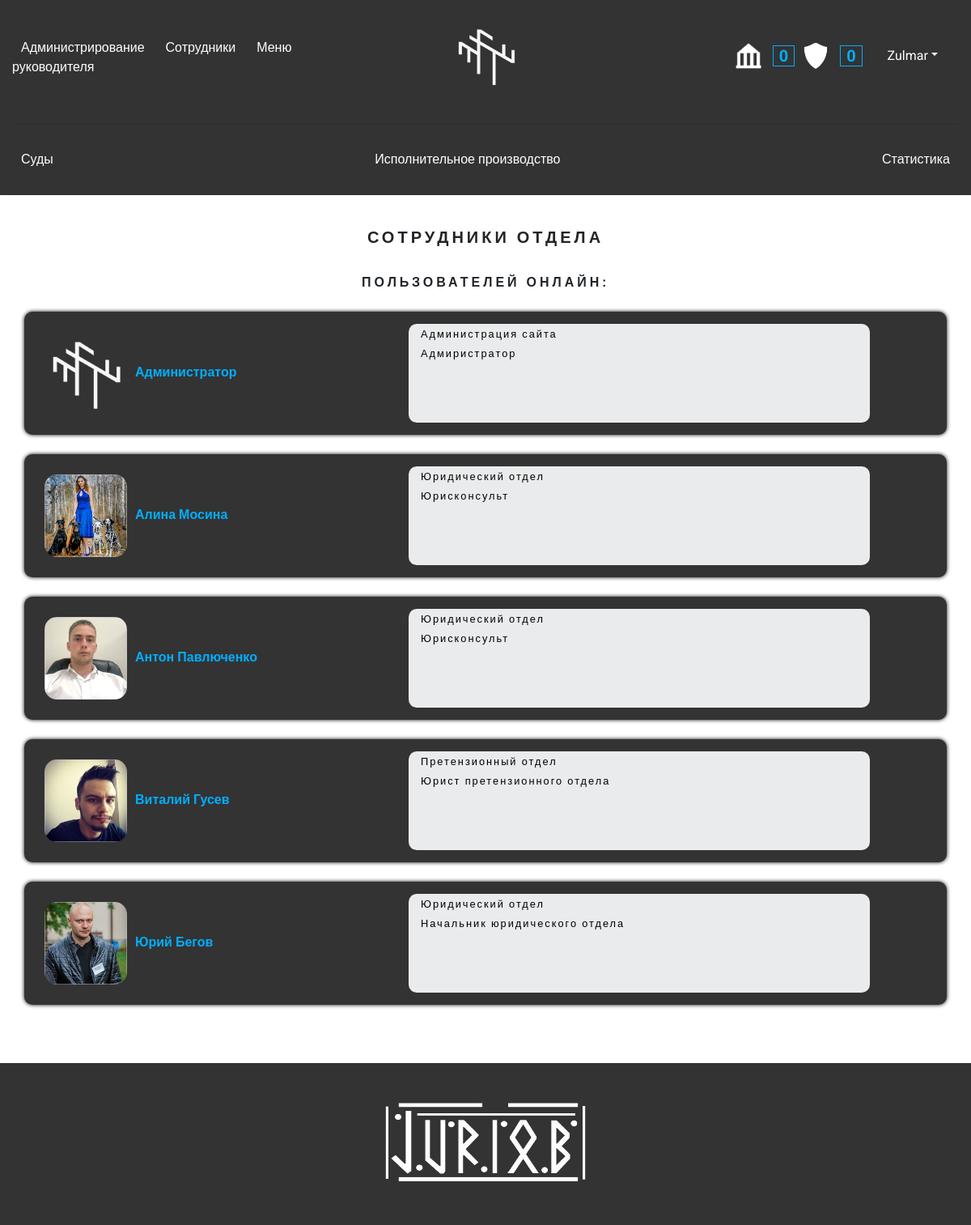
Page /profiles/ (signed in) on the committed database.
### profiles/models.py (models this page shows, shortened)
class Profiles(models.Model):
    user = models.OneToOneField(User, on_delete=models.CASCADE)
    surname = models.CharField(max_length=100, blank=True)
    name = models.CharField(max_length=100, blank=True, default = "Новый пользователь, добавьте информацию в профиль")
    fathers_name = models.CharField(max_length=100, blank=True)
    birthday = models.DateField(blank=True, null = True)
    icq = models.CharField(max_length=30, blank=True)
    skype = models.CharField(max_length=30, blank=True)
    phone_number_job = models.CharField(max_length=30, blank=True, null = True)
    phone_number_home = models.CharField(max_length=30, blank=True, null = True)
    position = models.ForeignKey(Position, on_delete = models.CASCADE, null = True)
    position_date = models.DateField(blank=True, null = True)
    work_is_date = models.DateField(blank=True, null = True)
    department = models.ForeignKey(Department, on_delete = models.CASCADE, null = True)
    avatar = models.ImageField(upload_to='avatars', default = None)
    is_online = models.BooleanField(default=False)
    only_their_courts = models.BooleanField(default=False)
    courts_common_jurisdiction = models.BooleanField(default=False)

class Department(models.Model):
    department = models.CharField(max_length=70, blank=True)
    def __str__(self):
        return self.department

class Position(models.Model):
    position = models.CharField(max_length=70, blank=True, null = True)
    def __str__(self):
        return self.position

### profiles/views.py (the view)
@permission_required('profiles.view_profiles')
def profiles(request):
    if request.user.is_authenticated:
        profiles = Profiles.objects.all()
        user_activity = OnlineUserActivity.objects.all()
        user_status = online_users.models.OnlineUserActivity.get_user_activities(timedelta(seconds=120))
        users = (user for user in user_status)
        courts_read_count = Courts.objects.filter(Q(arhive=False) & Q(is_complete=True))
        execution_read_count = Executions.objects.filter(arhive=False)
        try:
            supervisor = Supervisor.objects.get(court_author_vision=True)
            if supervisor.court_author_vision == True:
                courts_read_count = Courts.objects.filter(
                    Q(author=request.user) | Q(responsible=request.user) | Q(observer=request.user) & (Q(arhive=False) & Q(is_complete=True)))
        except ObjectDoesNotExist:
            courts_read_count = Courts.objects.filter(Q(arhive=False) & Q(is_complete=True))
        if request.user.is_staff | request.user.is_superuser:
            courts_read_count = Courts.objects.filter(Q(arhive=False) & Q(is_complete=True))
        unread_courts_count = 0
        for court_obj in courts_read_count:
            for user_court_item in court_obj.read_court_users.all():
                if user_court_item == request.user:
                    unread_courts_count = unread_courts_count + 1
        try:
            supervisor = Supervisor.objects.get(ex_author_vision=True)
            if supervisor.ex_author_vision == True:
                execution_read_count = Executions.objects.filter(
                    Q(author=request.user) | Q(responsible=request.user) | Q(observer=request.user) & Q(arhive=False))
        except ObjectDoesNotExist:
            execution_read_count = Executions.objects.filter(arhive=False)
        if request.user.is_staff | request.user.is_superuser:
            execution_read_count = Executions.objects.filter(arhive=False)
        unread_executions_count = 0
        for ex_obj in execution_read_count:
            for user_ex_item in ex_obj.read_execution_users.all():
                if user_ex_item == request.user:
                    unread_executions_count = unread_executions_count + 1
        template = 'profiles/profiles_list.html'
        context = {
            'profiles':profiles,
            'user_status':user_status,
            'users':users,
            'user_activity':user_activity,
            'unread_executions_count':unread_executions_count,
            'unread_courts_count':unread_courts_count,
        }
        return render(request, template, context)
    return redirect('login_page')

### profiles/templates/profiles/profiles_list.html (shortened to what this page needs)
<!DOCTYPE html>
{% extends 'mainpage/base.html' %}
{% block content %}
<br >
<div align="center" class="block_name"><div ><h5><strong>Сотрудники отдела</strong></h5></div></div>
<br >
<div align="center" class="block_name"><strong>Пользователей онлайн: {{ user_status.count }}</strong></div>
<br />
{% for prof in profiles %}
<div class="container dark_block_bg br_10 profiles_list_block">
	<div class="row">
	<div class="col-lg-5">
		<img class="profile_avatar" height="102px" width="102px" align="bottom" src="{{ prof.avatar.url }}"><a class="profiles_list_link" href="{% url 'profile_detail' pk=prof.pk %}"><strong>{{ prof.name }} {{ prof.surname }}</strong></a>
	</div>
	<div class="col-lg-6 user_list_block">
		<small>{{ prof.department }}</small>
		<div><small>{{ prof.position }}</small></div>
	</div>
	</div>
</div>
<br >
{% endfor %}
{% endblock %}

### mainpage/templates/mainpage/base.html (shortened to what this page needs)
{% load static %}
<!DOCTYPE html>
<html>
<head>
	<link rel="stylesheet" href="https://stackpath.bootstrapcdn.com/bootstrap/4.5.2/css/bootstrap.min.css">
	<link rel="stylesheet" href="https://maxcdn.bootstrapcdn.com/bootstrap/4.0.0/css/bootstrap.min.css">
	<link type="text/css" rel="stylesheet" href="{% static 'css/style.css' %}">
</head>
<body>
{% if user.is_authenticated %}
	 <div class="container-fluid navbar_block">
  <header class="blog-header py-3">
    <div class="row flex-nowrap justify-content-between align-items-center">
      <div class="col-4 pt-1">
        <a class="p-2 navbarlink" href="{% url 'admin:index' %}">Администрирование</a>
	  	<a class="p-2 navbarlink" href="{% url 'profiles' %}">Сотрудники</a>
		{% if request.user.is_staff and user.is_authenticated %}
      	<a class="p-2 navbarlink" href="{% url 'supervisor' %}">Меню руководителя</a>
		{% endif %}
      </div>
      <div class="col-4 text-center">
        <a class="blog-header-logo text-white
	" href="{% url 'mainpage' %}"><img alt="Суды" class="margin_10 logo_container" src="{{ MEDIA_URL }}/icons/abstract_icon_white.png" height="80px" width="80px"/></a>
	  </div>
      <div class="col-4 d-flex justify-content-end align-items-center">
		  <a href="{% url 'court' %}"><img alt="Суды" class="margin_5" src="{{ MEDIA_URL }}/icons/court_house_white.png" height="32px" width="32px"/> <span class="notification_counter margin_5">{{ unread_courts_count }}</span></a>
		  <a href="{% url 'executions' %}"><img alt="И.производства" class="margin_5" src="{{ MEDIA_URL }}/icons/shield_white.png" height="32px" width="32px"/> <span class="notification_counter margin_5">{{ unread_executions_count }}</span></a>
       {% if user.is_authenticated %}
			<div class="tabs" id="tabs">
            <div class="tab" id="tab_2">
				<a class="nav-link dropdown-toggle margin_10" href="http://example.com"  data-toggle="dropdown" aria-haspopup="true" aria-expanded="false">{{ request.user }}</a>
			</div>
			</div>
			{% else %}
			<div><a class="float-right nav-link" href="{% url 'login_page' %}"><strong>Войти</strong></a></div>
			{% endif %}
      </div>
    </div>
  </header>
<hr />
  <div class="nav-scroller py-1 mb-2">
    <nav class="nav d-flex justify-content-between">
      <a class="p-2 navbarlink" href="{% url 'court' %}">Суды</a>
      <a class="p-2 navbarlink" href="{% url 'executions' %}">Исполнительное производство</a>
	  <a class="p-2 navbarlink" href="{% url 'all_statistic' %}">Статистика</a>
    </nav>
  </div>
<hr />
</div>
{% endif %}
	{% block content %}
    {% endblock content %}
{% if user.is_authenticated %}
	{% include 'mainpage/footer.html' %}
{% endif %}
</body>
</html>

### mainpage/templates/mainpage/footer.html
<br >
<br >
<div class="container-fluid footer_block">
	<div class="row">
		<div align="center" class="col-lg-12">
		<br />
			<br />
		<img alt="Главная" class="" src="{{ MEDIA_URL }}/icons/logo_futark.png" height="100px" width="250px"/>
		</div>
	</div>
</div>

### static/static_dev/css/style.css (style rules this page uses)
* { font-family: 'Roboto', sans-serif; }
a { text-decoration:none !important; color:#00aeff; }
.navbar_block { background:#333; }
.navbarlink { color:white; border: 3px solid transparent; transition: 300ms,background-color 50ms,border-color 300ms; }
.footer_block { height:200px; background:#333; color:white; }
.dark_block_bg { background:#333; color:white; padding:15px; position:relative; min-height:300px; z-index:10; box-shadow: 0 0 5px black; }
.br_10 { border-radius:10px; }
.user_list_block { background:#eaebec; color:black; border-radius:10px; letter-spacing:2px; }
.logo_container { height:85px; width:85px; transition: 0.5s; }
.block_name { letter-spacing:4px; text-transform:uppercase; }
.notification_counter { font-weight:bold; font-size:20px; border:solid 1px; padding-left:7px; padding-right:7px; position:relative; top:3px; }
.margin_10 { margin:10px; }
.margin_5 { margin:5px; }
.profile_avatar { border-radius:15%; margin:10px; }
.profiles_list_block { min-height:1px; }
.dropdown-toggle { color:white !important; }

### rows in the picture
Profiles: avatar (picture), name "Администратор", department "Администрация сайта", position "Адмиристратор"
Profiles: avatar (picture), name "Алина", surname "Мосина", department "Юридический отдел", position "Юрисконсульт"
Profiles: avatar (picture), name "Антон", surname "Павлюченко", department "Юридический отдел", position "Юрисконсульт"
Profiles: avatar (picture), name "Виталий", surname "Гусев", department "Претензионный отдел", position "Юрист претензионного отдела"
Profiles: avatar (picture), name "Юрий", surname "Бегов", department "Юридический отдел", position "Начальник юридического отдела"

### other values in the picture
{{ unread_courts_count }} "0"
{{ unread_executions_count }} "0"
{{ request.user }} "Zulmar"
